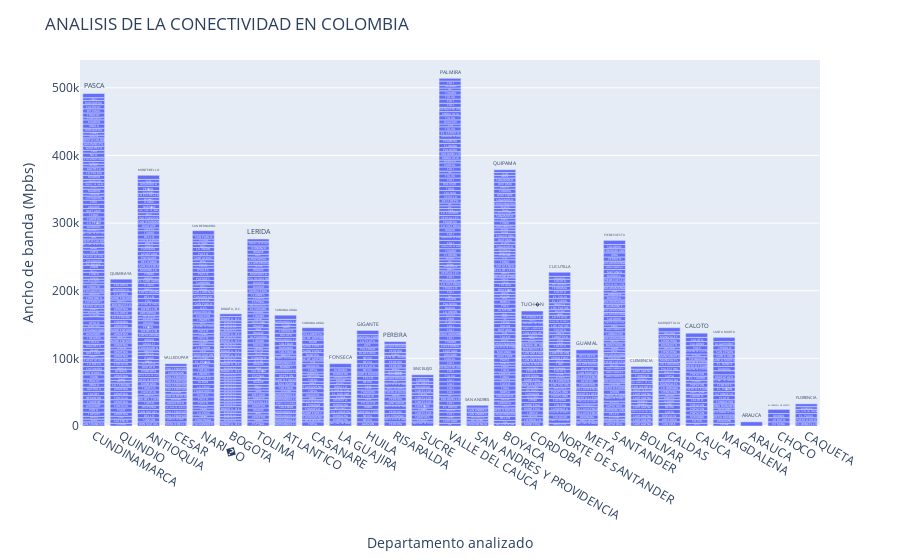

Notebook code cell kept with this figure:
### Markdown cell above
* Gráfica interactiva con la librería Plotly

### Code cell
fig = px.bar(data, x='depto', y='ancho_de_banda', text='municipio')#el metodo "text" es para añadir etiquetas al gráfico.

#para añadir leyenda al gráfico
fig.update_layout(
    xaxis_title="Departamento analizado",
    yaxis_title="Ancho de banda (Mpbs)"
)

# Añadir un título al gráfico
fig.update_layout(
    title={'text':"ANALISIS DE LA CONECTIVIDAD EN COLOMBIA",'x':0.5,'xanchor':'center'},
)

#para ejecutar la grafica programada
fig.show()

### Figure 1 — Plotly figure (JSON) as saved in the notebook; plotly's stock layout.template omitted (floating-point values rounded to 4 significant figures; data arrays with more than 128 entries replaced by an {"elided": "..."} marker saying what was removed)
{"data": [{"alignmentgroup": "True", "hovertemplate": "depto=%{x}<br>ancho_de_banda=%{y}<br>municipio=%{text}<extra></extra>", "legendgroup": "", "marker": {"color": "#636efa", "pattern": {"shape": ""}}, "name": "", "offsetgroup": "", "orientation": "v", "showlegend": false, "text": {"elided": "893 str values"}, "textposition": "auto", "type": "bar", "x": {"elided": "893 str values"}, "xaxis": "x", "y": {"elided": "893 int values"}, "yaxis": "y"}], "layout": {"barmode": "relative", "legend": {"tracegroupgap": 0}, "margin": {"t": 60}, "title": {"text": "ANALISIS DE LA CONECTIVIDAD EN COLOMBIA"}, "xaxis": {"anchor": "y", "domain": [0, 1], "title": {"text": "Departamento analizado"}}, "yaxis": {"anchor": "x", "domain": [0, 1], "title": {"text": "Ancho de banda (Mpbs)"}}}}
